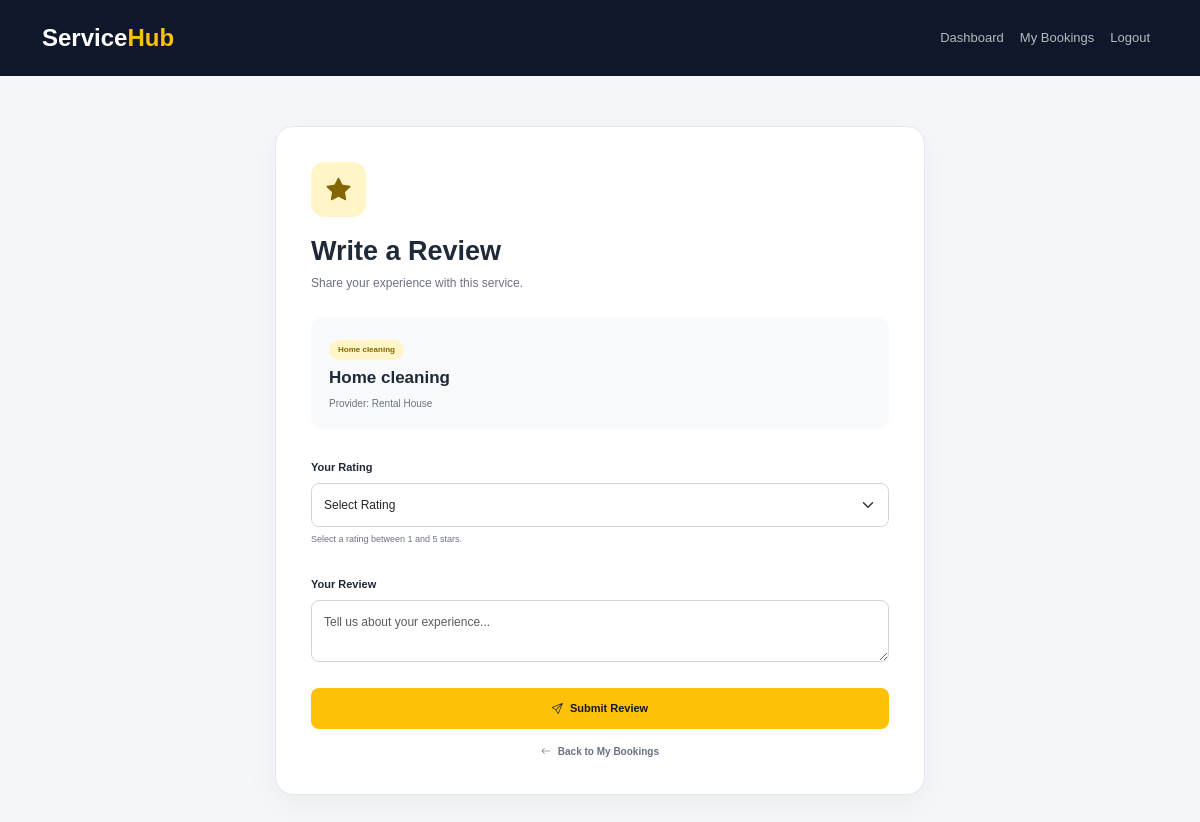
The app's page /review/add/7/ (signed in) with its own data.
### service_app/models.py (models this page shows, shortened)
class Booking(models.Model):
    STATUS_CHOICES = [
        ("pending", "Pending"),
        ("confirmed", "Confirmed"),
        ("completed", "Completed"),
        ("cancelled", "Cancelled"),
    ]
    customer = models.ForeignKey(
        CustomerProfile,
        on_delete=models.CASCADE
    )
    service = models.ForeignKey(
        Service,
        on_delete=models.CASCADE
    )
    provider = models.ForeignKey(
        ProviderProfile,
        on_delete=models.CASCADE
    )
    booking_date = models.DateField()
    booking_time = models.TimeField()
    message = models.TextField(blank=True)
    status = models.CharField(
        max_length=20,
        choices=STATUS_CHOICES,
        default="pending"
    )
    created_at = models.DateTimeField(auto_now_add=True)

class Service(models.Model):
    provider = models.ForeignKey(
        ProviderProfile,
        on_delete=models.CASCADE,
        null=True,
        blank=True
    )
    category = models.ForeignKey(
        Category,
        on_delete=models.CASCADE
    )
    name = models.CharField(max_length=150)
    description = models.TextField()
    price = models.DecimalField(
        max_digits=10,
        decimal_places=2
    )
    is_active = models.BooleanField(default=True)
    created_at = models.DateTimeField(auto_now_add=True)

class Category(models.Model):
    name = models.CharField(max_length=100, unique=True)
    description = models.TextField(blank=True)

class ProviderProfile(models.Model):
    user = models.OneToOneField(User, on_delete=models.CASCADE)
    phone = models.CharField(max_length=15, blank=True)
    address = models.TextField(blank=True)
    business_name = models.CharField(max_length=150, blank=True)
    experience = models.PositiveIntegerField(default=0)

### service_app/views.py (the view, shortened to what this page needs)
# urls.py: path("review/add/<int:booking_id>/", views.add_review, name="add_review"),
@login_required(login_url="login")
def add_review(request, booking_id):
    if not hasattr(request.user, "customerprofile"):
        messages.error(request, "Only customers can submit reviews.")
        return redirect("dashboard")
    customer = request.user.customerprofile
    try:
        booking = Booking.objects.get(
            id=booking_id,
            customer=customer,
            status="completed"
        )
    except Booking.DoesNotExist:
        messages.error(
            request,
            "You can review only your completed bookings."
        )
        return redirect("customer_booking_list")
    if Review.objects.filter(booking=booking).exists():
        messages.warning(
            request,
            "You have already reviewed this booking."
        )
        return redirect("customer_booking_list")
    return render(request, "review_add.html", {
        "booking": booking
    })

### templates/review_add.html (shortened to what this page needs)
<!DOCTYPE html>
<html lang="en">
<head>
    <link href="https://cdn.jsdelivr.net/npm/bootstrap@5.3.8/dist/css/bootstrap.min.css" rel="stylesheet">
    <link rel="stylesheet" href="https://cdn.jsdelivr.net/npm/bootstrap-icons@1.13.1/font/bootstrap-icons.min.css">
</head>
<body>
<nav class="navbar navbar-expand-lg navbar-dark">
    <div class="container">
        <a href="{% url 'home' %}" class="navbar-brand">
            Service<span>Hub</span>
        </a>
        <div class="collapse navbar-collapse" id="navbarMenu">
            <ul class="navbar-nav ms-auto">
                <li class="nav-item">
                    <a href="{% url 'customer_dashboard' %}" class="nav-link">
                        Dashboard
                    </a>
                </li>
                <li class="nav-item">
                    <a href="{% url 'customer_booking_list' %}" class="nav-link">
                        My Bookings
                    </a>
                </li>
                <li class="nav-item">
                    <a href="{% url 'logout' %}" class="nav-link">
                        Logout
                    </a>
                </li>
            </ul>
        </div>
    </div>
</nav>
<section class="page-section">
    <div class="container">
        <div class="review-card">
            <div class="review-icon">
                <i class="bi bi-star-fill"></i>
            </div>
            <h1>
                Write a Review
            </h1>
            <p class="subtitle">
                Share your experience with this service.
            </p>
            <div class="service-box">
                <span class="category">
                    {{ booking.service.category.name }}
                </span>
                <h4>
                    {{ booking.service.name }}
                </h4>
                <p class="provider">
                    Provider:
                    {% if booking.provider.business_name %}
                        {{ booking.provider.business_name }}
                    {% else %}
                        {{ booking.provider.user.username }}
                    {% endif %}
                </p>
            </div>
            <form method="POST">
                <div class="mb-4">
                    <label class="form-label">
                        Your Rating
                    </label>
                    <select name="rating"
                            class="form-select"
                            required>
                        <option value="">
                            Select Rating
                        </option>
                    </select>
                    <div class="rating-help">
                        Select a rating between 1 and 5 stars.
                    </div>
                </div>
                <div class="mb-3">
                    <label class="form-label">
                        Your Review
                    </label>
                    <textarea name="comment"
                              class="form-control"
                              placeholder="Tell us about your experience..."
                              maxlength="1000"
                              required></textarea>
                </div>
                <button type="submit"
                        class="submit-btn">
                    <i class="bi bi-send me-1"></i>
                    Submit Review
                </button>
            </form>
            <a href="{% url 'customer_booking_list' %}"
               class="back-btn">
                <i class="bi bi-arrow-left me-1"></i>
                Back to My Bookings
            </a>
        </div>
    </div>
</section>
</body>
</html>

### templates/review_add.html (style rules this page uses)
* { box-sizing: border-box; }
body { margin: 0; font-family: Arial, sans-serif; background: #f5f7fa; color: #1f2937; }
a { text-decoration: none; }
.navbar { padding: 15px 0; background: #0f172a; }
.navbar-brand { color: white !important; font-size: 24px; font-weight: 800; }
.navbar-brand span { color: #ffc107; }
.nav-link { color: rgba(255,255,255,0.70) !important; font-size: 13px; }
.page-section { min-height: calc(100vh - 75px); display: flex; align-items: center; padding: 50px 0; }
.review-card { max-width: 650px; margin: auto; padding: 35px; background: white; border: 1px solid #e5e7eb; border-radius: 18px; box-shadow: 0 10px 35px rgba(0,0,0,0.05); }
.review-icon { width: 55px; height: 55px; display: flex; align-items: center; justify-content: center; margin-bottom: 18px; background: #fff5c7; color: #856404; border-radius: 14px; font-size: 24px; }
.review-card h1 { margin-bottom: 7px; font-size: 27px; font-weight: 800; }
.subtitle { margin-bottom: 25px; color: #6b7280; font-size: 12px; }
.service-box { padding: 18px; margin-bottom: 25px; background: #f8fafc; border-radius: 12px; }
.category { display: inline-block; padding: 4px 9px; margin-bottom: 8px; background: #fff5c7; color: #856404; border-radius: 20px; font-size: 8px; font-weight: 800; }
.service-box h4 { margin-bottom: 7px; font-size: 17px; font-weight: 800; }
.provider { margin: 0; color: #6b7280; font-size: 10px; }
.form-label { margin-bottom: 8px; font-size: 11px; font-weight: 800; }
.form-select, .form-control { padding: 12px; border: 1px solid #d1d5db; border-radius: 8px; font-size: 12px; }
textarea { min-height: 130px; resize: vertical; }
.rating-help { margin-top: 6px; color: #6b7280; font-size: 9px; }
.submit-btn { width: 100%; padding: 12px; margin-top: 10px; background: #ffc107; color: #111827; border: none; border-radius: 8px; font-size: 11px; font-weight: 800; transition: 0.2s; }
.back-btn { display: block; margin-top: 15px; color: #6b7280; text-align: center; font-size: 10px; font-weight: 700; }

### records on screen
Booking: service.category.name "Home cleaning", service.name "Home cleaning", provider.business_name "Rental House"
